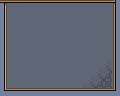

Below is a game level as drawn by its tile map, then a one-line description and the .tmx file that defines it, in full:
An orthogonal 15x12 tile map with 8x8 px tiles, 1 tile layer (Tile Layer 1).

<map version="1.10" tiledversion="1.11.2" orientation="orthogonal" renderorder="right-down" width="15" height="12" tilewidth="8" tileheight="8" infinite="0" nextlayerid="2" nextobjectid="1">
 <tileset firstgid="1" name="MenuTiles" tilewidth="8" tileheight="8" tilecount="128" columns="16">
  <image source="../../Image/Png/MenuTiles.png" width="128" height="64" />
 </tileset>
 <layer id="1" name="Tile Layer 1" width="15" height="12">
  <data encoding="csv">
126,108,108,108,108,108,108,108,108,108,108,108,108,108,110,
41,9,9,9,9,9,9,9,9,9,9,9,9,9,62,
41,9,9,9,9,9,9,9,9,9,9,9,9,9,62,
41,9,9,9,9,9,9,9,9,9,9,9,9,9,62,
41,9,9,9,9,9,9,9,9,9,9,9,9,9,62,
41,9,9,9,9,9,9,9,9,9,9,9,9,9,62,
41,9,9,9,9,9,9,9,9,9,9,9,9,9,62,
41,9,9,9,9,9,9,9,9,9,9,9,9,63,62,
41,9,9,9,9,9,9,9,9,9,9,9,63,65,62,
41,9,9,9,9,9,9,9,9,9,9,63,65,67,62,
41,9,9,9,9,9,9,9,9,9,63,65,67,69,62,
27,30,30,30,30,30,30,30,30,30,30,30,30,30,32
</data>
 </layer>
</map>
